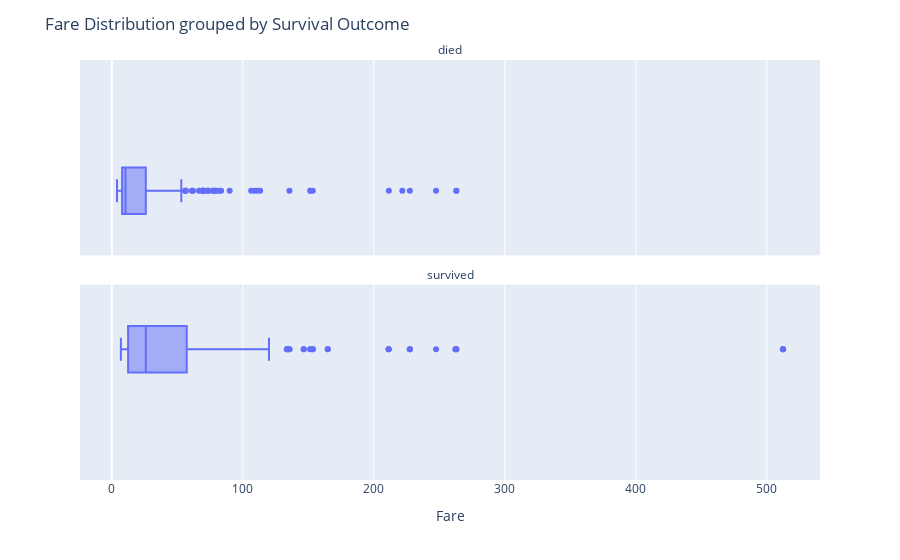

Source (notebook cell):
### Markdown cell above
## 4. Is survival correlated with Fare?

### Code cell
fig = px.box(df.replace({0:'died',1:'survived'}),
             x='Fare',
             facet_col='Survived',
             facet_col_wrap=1)
fig.update_layout(title='Fare Distribution grouped by Survival Outcome')
fig.for_each_annotation(lambda a: a.update(text=a.text.split("=")[1]))
fig.show()

### Figure 1 — Plotly figure (JSON) as saved in the notebook; plotly's stock layout.template omitted (floating-point values rounded to 4 significant figures; data arrays with more than 128 entries replaced by an {"elided": "..."} marker saying what was removed)
{"data": [{"alignmentgroup": "True", "hovertemplate": "Survived=died<br>Fare=%{x}<extra></extra>", "legendgroup": "", "marker": {"color": "#636efa"}, "name": "", "notched": false, "offsetgroup": "", "orientation": "h", "showlegend": false, "type": "box", "x": {"elided": "549 mixed values"}, "x0": " ", "xaxis": "x2", "y0": " ", "yaxis": "y2"}, {"alignmentgroup": "True", "hovertemplate": "Survived=survived<br>Fare=%{x}<extra></extra>", "legendgroup": "", "marker": {"color": "#636efa"}, "name": "", "notched": false, "offsetgroup": "", "orientation": "h", "showlegend": false, "type": "box", "x": {"elided": "342 mixed values"}, "x0": " ", "xaxis": "x", "y0": " ", "yaxis": "y"}], "layout": {"annotations": [{"font": {}, "showarrow": false, "text": "survived", "x": 0.5, "xanchor": "center", "xref": "paper", "y": 0.465, "yanchor": "bottom", "yref": "paper"}, {"font": {}, "showarrow": false, "text": "died", "x": 0.5, "xanchor": "center", "xref": "paper", "y": 1.0, "yanchor": "bottom", "yref": "paper"}], "boxmode": "group", "legend": {"tracegroupgap": 0}, "margin": {"t": 60}, "title": {"text": "Fare Distribution grouped by Survival Outcome"}, "xaxis": {"anchor": "y", "domain": [0, 1], "title": {"text": "Fare"}}, "xaxis2": {"anchor": "y2", "domain": [0, 1], "matches": "x", "showticklabels": false}, "yaxis": {"anchor": "x", "domain": [0, 0.465]}, "yaxis2": {"anchor": "x2", "domain": [0.535, 1.0], "matches": "y"}}}
